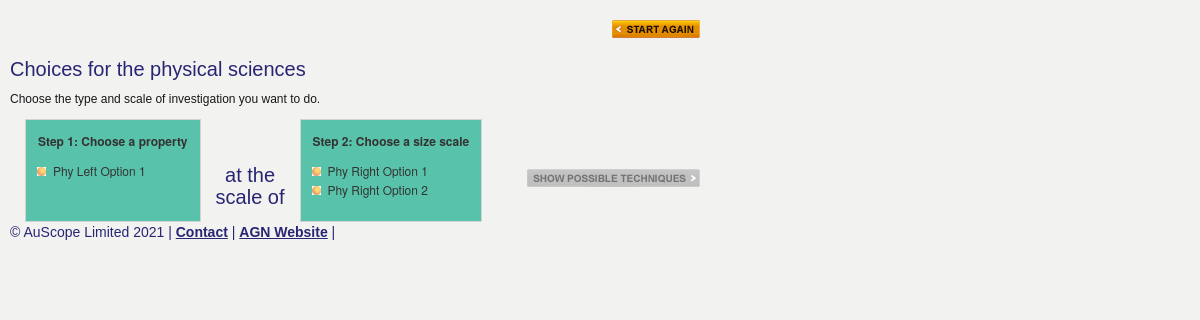
Screenshot of /index.php/portal/expProcOptionsSelection with the database file from the repository.
### tables this page shows
CREATE TABLE `option_choice` (
  `id` bigint(20) NOT NULL AUTO_INCREMENT,
  `version` bigint(20) NOT NULL,
  `priority` int(11) NOT NULL,
  `name` varchar(255) NOT NULL,
  `type` varchar(255) NOT NULL,
  `science` varchar(255) NOT NULL,
  PRIMARY KEY (`id`),
  FULLTEXT KEY `fulltext_index` (`name`)
);

### application/controllers/Portal.php (called while the page is built, shortened)
<?php
class Portal extends CI_Controller {
    function __construct()
    {
        $this->load->model('Static_model');
    }
    public function expProcOptionsSelection(){
        $staticData = array();
        $staticData['tf.physicsChoices.quickGuide'] = $this->Static_model->getStaticDataByName('tf.physicsChoices.quickGuide')->text;;
        $staticData['tf.physicsChoices.comparison.title'] = $this->Static_model->getStaticDataByName('tf.physicsChoices.comparison.title')->text;;
        $staticData['tf.physicsChoices.left.title'] = $this->Static_model->getStaticDataByName('tf.physicsChoices.left.title')->text;
        $staticData['tf.physicsChoices.right.title'] = $this->Static_model->getStaticDataByName('tf.physicsChoices.right.title')->text;
        $this->load->model('OptionChoice_model');
        $left_list = $this->OptionChoice_model->getAllOptionChoices('PHYSICS', 'LEFT');
        $right_list = $this->OptionChoice_model->getAllOptionChoices('PHYSICS', 'RIGHT');
        $this->load->view('Portal/phys_options_selection', array(
            'staticData' => $staticData,
                'left_list'=>$left_list,
                'right_list'=>$right_list
        ));
    }
}

### index.php (called while the page is built, shortened)
<?php
require_once BASEPATH.'core/CodeIgniter.php';

### application/models/Static_model.php (called while the page is built, shortened)
<?php
class Static_model extends MY_Model
{
    function getStaticDataByName($name){
        $result = $this->db->where('name',$name)->get('static_content')->row();
        return $result;
    }
}

### application/models/OptionChoice_model.php (called while the page is built, shortened)
<?php
class OptionChoice_model extends MY_Model
{
    function getAllOptionChoices($science, $type){
        return $this->db
            ->where('science', $science)->where('type', $type)
            ->order_by('priority','ASC')->get('option_choice')->result();
    }
}

### application/views/Portal/phys_options_selection.php (the view, shortened to what this page needs)
<head><title>AGN Instrument Finder</title></head>
<body>
    <div id="main">
        <div id="content">
            <span class="nav_buttons">
                <ul>
                    <li id="button_backStart"><a style="float: right;" href="<?php echo base_url();?>Portal"></a></li>
                </ul>
            </span>
            <?php echo $staticData['tf.physicsChoices.quickGuide']; ?>
<div style="float:left;margin-left:15px;">
    <div style="float:left;">
        <table style="text-align: left;">
            <tr>
                <td class="tf-yellow-box" valign="top">
                <div class="tf-setp-title"><?php echo strip_tags($staticData['tf.physicsChoices.left.title']);?> </div>
                    <ul style="padding-left:15px;">
                        <?php
foreach($left_list as $r){
                            echo '<li _id="'.$r->id.'" _type="leftOption" class="tf-buttonDiv" onclick="onSelect(this)">'.$r->name.'</li>';
                        }
                        ?>
                    </ul>
                </td>
                <td style="width:100px; vertical-align:center;" >
                    <img src="<?php echo base_url().'assets/images/space.gif'?>" width="20" height="5" />
                    <span style="text-align:center;"><h1 class="tf-heading"><?php echo strip_tags($staticData['tf.physicsChoices.comparison.title']);?> </h1></span>
                </td>
                <td class="tf-yellow-box" valign="top">
                    <div class="tf-setp-title"><?php echo strip_tags($staticData['tf.physicsChoices.right.title']);?> </div>
                    <ul style="padding-left:15px;">
                        <?php
                        foreach($right_list as $r){
                            echo '<li _id="'.$r->id.'" _type="rightOption" class="tf-buttonDiv" onclick="onSelect(this)">'.$r->name.'</li>';
                        }
                        ?>
                    </ul>
                </td>
            </tr>
        </table>
    </div>
</div>
<br>
<br>
            <span class="nav_buttons">
	        	<form action="<?php echo base_url().'Portal/getTechniqueByOptionCombination';?>" method="get" name="choiceForm" id="choiceForm">
	              <ul style="float:right">
	                <li id="disabled_showPosTech" ><a style="float: right;" href="#"></a></li>
                    </ul>
	            </form>
	        </span>
            <br>
        </div>
        <div id="footer">
            <?php include 'footer.php';?>
        </div>
    </div>
    <div id="infobox"> </div>
</body>

### assets/css/technique-finder.css (style rules this page uses)
body { background-color: rgb(242,242,241); }
.tf-hyperlink, a:link, a:visited { color: #282572; font-weight: bold; text-decoration: none; font-size: 14px; }
.tf-heading { color: #282572; font-weight: normal; font-size: 20px; margin: .8em 0 .3em 0; }
.tf-buttonDiv { list-style-image: url(../images/tf_bullet_inactive.gif); cursor: pointer; }
.tf-yellow-box { font-size: 12px; background: #59c2aa; padding: 1em; line-height: 19px; border: 1px solid #D3D3D3; }
.tf-setp-title { font:verdana; font-weight: bold; font-size:12px; }
#main { width: 700px; text-align: left; padding: 10px 0 10px 10px; border-right: 0px solid #B2B3B6; }
#infobox { position: absolute; top: 100px; left: 705px; width: 205px; height: 550px; }
#footer { top: 10px; left: 0px; margin-top: 10px; padding: 0 25px 0 0; }
#content p { font-family: arial, verdana, sans-serif; font-size: 12px; line-height:19px; color: #181818; }
#content h1 { font-size: 20px; color: #282572; font-family: arial, verdana, sans-serif; }
#content ul { margin-top: 10px; list-style-image: url(../images/icon_list.gif); }
#content a { text-decoration: underline; font-weight: normal; color: #282572; }
.tf-yellow-box ul { list-style: none; }
.nav_buttons a { height: 18px; margin: 0; padding: 0; }
.nav_buttons ul li { display: inline; margin: 0; padding: 0; }
#button_backStart a { background: url(../images/button_start_again.gif); width: 88px; }
#disabled_showPosTech a { pointer-events: none; background: url(../images/button_show_pos_tech.gif); background-position: 0 -36px; width: 173px; height: 18px; }

### rows the page displays
option_choice: name "Phy Left Option 1"
option_choice: name "Phy Right Option 1"
option_choice: name "Phy Right Option 2"

### other values shown
$staticData['tf.physicsChoices.quickGuide'] "Choices for the physical sciences Choose the type and scale of investigation you want to do."
strip_tags($staticData['tf.physicsChoices.left.title']) "Step 1: Choose a property"
strip_tags($staticData['tf.physicsChoices.comparison.title']) "at the scale of"
strip_tags($staticData['tf.physicsChoices.right.title']) "Step 2: Choose a size scale"
